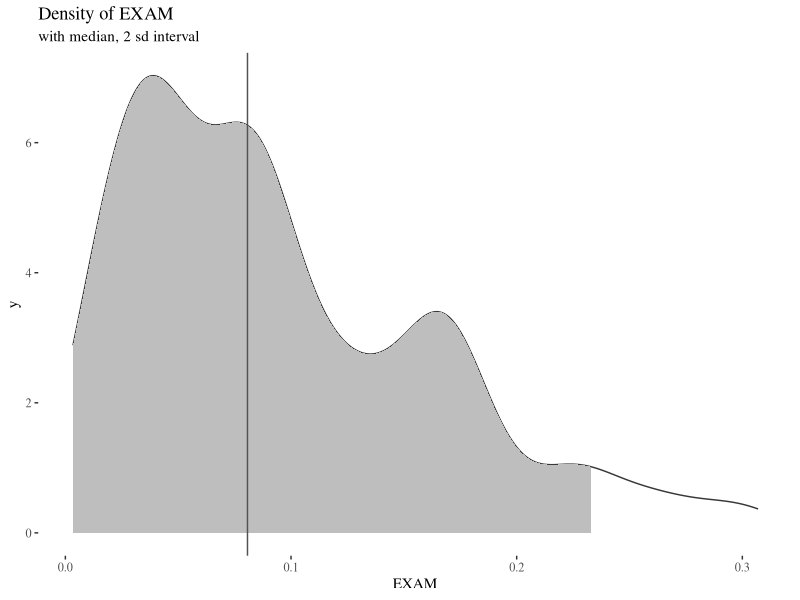

Here is the R script that generated this plot: (Note: this script raises an error after producing the figure.)
library(tidyverse)
library(ggthemes)
library(gridExtra)
ggplot2::theme_set(theme_tufte())

setwd("~/Documents/dev/linespots/linespots-analysis")

d = read_delim('data.csv',
               delim = ",",
               locale = locale(decimal_mark = "."),
               col_names = TRUE,
               col_types = cols(
                 AUCECDENSITY = col_double(),
                 AUCECEXAM = col_double(),
                 Algorithm = col_factor(),
                 Choice = col_factor(),
                 Commits = col_double(),
                 Depth = col_double(),
                 Domain = col_factor(),
                 EInspect10Density = col_double(),
                 EInspect10EXAM = col_double(),
                 EInspect25Density = col_double(),
                 EInspect25EXAM = col_double(),
                 EXAM = col_double(),
                 EXAM25 = col_double(),
                 EXAM33 = col_double(),
                 EXAM50 = col_double(),
                 EXAM75 = col_double(),
                 EXAM95 = col_double(),
                 EXAMF = col_double(),
                 FixCount = col_double(),
                 FixRanks = col_guess(),
                 FullExam = col_guess(),
                 Future = col_double(),
                 ID = col_factor(),
                 LOC = col_double(),
                 Language = col_factor(),
                 MRD = col_double(),
                 Origin = col_double(),
                 Project = col_factor(),
                 SRD = col_double(),
                 Source = col_factor(),
                 Time = col_factor(),
                 WCP = col_double(),
                 WCW = col_double(),
                 Weighting = col_factor(),
                 fn = col_double(),
                 fp = col_double(),
                 hdMaxDensity = col_double(),
                 hdMaxEXAM = col_double(),
                 hdMaxLOCDensity = col_double(),
                 hdMaxLOCEXAM = col_double(),
                 tn = col_double(),
                 tp = col_double()
               )
)
d = subset(d, d$FixCount != 0)

exam.intervals = mean(d$EXAM) + (seq(-4, 4, 2) * sd(d$EXAM))
exam.intervals
pdf("exp-exam.pdf")
p = ggplot(d, aes(x = EXAM)) +
  geom_density(color = "grey22")
foo = ggplot_build(p)$data[[1]]
p = p +
  geom_area(
    data = subset(foo, x >= exam.intervals[2] & x <= exam.intervals[4]), aes(x = x, y = y), fill = "grey") +
  geom_vline(aes(xintercept = median(EXAM)), linetype = "solid", color = "grey32") +
  ggtitle("Density of EXAM", "with median, 2 sd interval")
p
dev.off()

aucecexam.intervals = mean(d$AUCECEXAM) + (seq(-4, 4, 2) * sd(d$AUCECEXAM))
aucecexam.intervals
pdf("exp-aucecexam.pdf")
p = ggplot(d, aes(x = AUCECEXAM)) +
  geom_density(color = "grey22")
foo = ggplot_build(p)$data[[1]]
p = p +
  geom_area(
    data = subset(foo, x >= aucecexam.intervals[2] & x <= aucecexam.intervals[4]), aes(x = x, y = y), fill = "grey") +
  geom_vline(aes(xintercept = median(AUCECEXAM)), linetype = "solid", color = "grey32") +
  ggtitle("Density of AUCECEXAM", "with median, 2 sd interval")
p
dev.off()

aucecdens.intervals = mean(d$AUCECDENSITY) + (seq(-4, 4, 2) * sd(d$AUCECDENSITY))
aucecdens.intervals
pdf("exp-aucecdens.pdf")
p = ggplot(d, aes(x = AUCECDENSITY)) +
  geom_density(color = "grey22")
foo = ggplot_build(p)$data[[1]]
p = p +
  geom_area(
    data = subset(foo, x >= aucecdens.intervals[2] & x <= aucecdens.intervals[4]), aes(x = x, y = y), fill = "grey") +
  geom_vline(aes(xintercept = median(AUCECDENSITY)), linetype = "solid", color = "grey32") +
  ggtitle("Density of AUCECDENSITY", "with median, 2 sd interval")
p
dev.off()

d = subset(d, d$Algorithm == "Linespots")

pdf("exp-box-lang.pdf")
p1 = ggplot(d, aes(x=Language, y=EXAM)) + geom_boxplot()
p2 = ggplot(d, aes(x=Language, y=AUCECEXAM)) + geom_boxplot()
grid.arrange(p1, p2, ncol=1)
dev.off()

pdf("exp-box-domain.pdf")
p1 = ggplot(d, aes(x=Domain, y=EXAM)) + geom_boxplot()
p2 = ggplot(d, aes(x=Domain, y=AUCECEXAM)) + geom_boxplot()
grid.arrange(p1, p2, ncol=1)
dev.off()

fix.intervals = mean(d$FixCount) + (seq(-4, 4, 2) * sd(d$FixCount))
fix.intervals
pdf("exp-fix.pdf")
p = ggplot(d, aes(x = FixCount)) +
  geom_density(color = "grey22")
foo = ggplot_build(p)$data[[1]]
p = p +
  geom_area(
    data = subset(foo, x >= fix.intervals[2] & x <= fix.intervals[4]), aes(x = x, y = y), fill = "grey") +
  geom_vline(aes(xintercept = median(FixCount)), linetype = "solid", color = "grey32") +
  ggtitle("Density of FixCount", "with median, 2 sd interval")
p
dev.off()

loc.intervals = mean(d$LOC) + (seq(-4, 4, 2) * sd(d$LOC))
loc.intervals
pdf("exp-loc.pdf")
p = ggplot(d, aes(x = LOC)) +
  geom_density(color = "grey22")
foo = ggplot_build(p)$data[[1]]
p = p +
  geom_area(
    data = subset(foo, x >= loc.intervals[2] & x <= loc.intervals[4]), aes(x = x, y = y), fill = "grey") +
  geom_vline(aes(xintercept = median(LOC)), linetype = "solid", color = "grey32") +
  ggtitle("Density of LOC", "with median, 2 sd interval")
p
dev.off()

commit.intervals = mean(d$Commits) + (seq(-4, 4, 2) * sd(d$Commits))
commit.intervals
pdf("exp-commit.pdf")
p = ggplot(d, aes(x = Commits)) +
  geom_density(color = "grey22")
foo = ggplot_build(p)$data[[1]]
p = p +
  geom_area(
    data = subset(foo, x >= commit.intervals[2] & x <= commit.intervals[4]), aes(x = x, y = y), fill = "grey") +
  geom_vline(aes(xintercept = median(Commits)), linetype = "solid", color = "grey32") +
  ggtitle("Density of Commits", "with median, 2 sd interval")
p
dev.off()

origin.intervals = mean(d$Origin) + (seq(-4, 4, 2) * sd(d$Origin))
origin.intervals
pdf("exp-origin.pdf")
p = ggplot(d, aes(x = Origin)) +
  geom_density(color = "grey22")
foo = ggplot_build(p)$data[[1]]
p = p +
  geom_area(
    data = subset(foo, x >= origin.intervals[2] & x <= origin.intervals[4]), aes(x = x, y = y), fill = "grey") +
  geom_vline(aes(xintercept = median(Origin)), linetype = "solid", color = "grey32") +
  ggtitle("Density of Origin", "with median, 2 sd interval")
p
dev.off()
